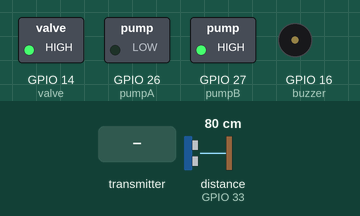
Simulated run of this sketch. Board: ESP32. On the bench: switched loads named in the sketch (green lamp = pin HIGH), buzzer (waves = sounding, pin HIGH). Wiring (inferred from the names in the program): ultrasonic range finder: trigger GPIO 32; echo GPIO 33. Inputs (shaded band) come from the test bench; at power-on: distance to the obstacle (sensor on GPIO 33) 80 cm. The echo pulse lasts 58.3 µs per cm; pins used as bus, display or sensor lines are not drawn.

Above: at 1.2 s.
1.3 s: distance to the obstacle (sensor on GPIO 33) set to 7 cm
3.2 s: distance to the obstacle (sensor on GPIO 33) set to 4 cm
At 4.7 s:
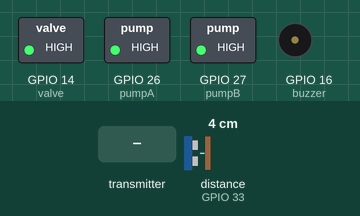
5.5 s: the transmitter starts sending soil1 = 2048
At 6.3 s:
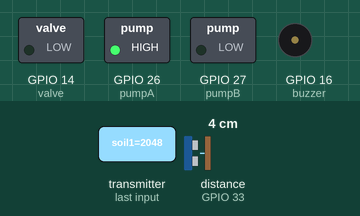
7.5 s: distance to the obstacle (sensor on GPIO 33) set to 9 cm
At 9.0 s:
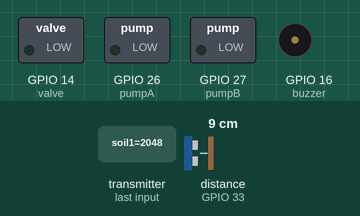
9.5 s: distance to the obstacle (sensor on GPIO 33) set to 2 cm
At 10.6 s:
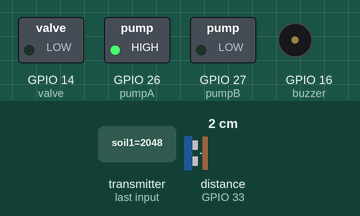
11.5 s: distance to the obstacle (sensor on GPIO 33) set to 18 cm
At 13.4 s:
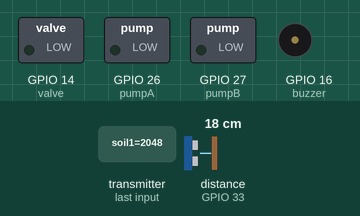
Timing chart, 0 to 14.5 s (numbered marks = the images above; inputs shaded):
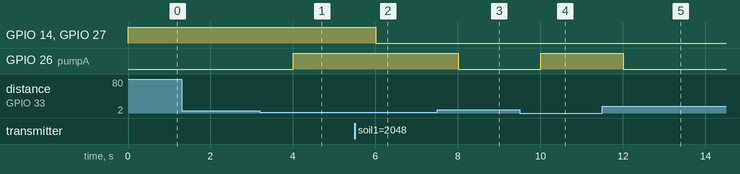

Measured:
- the behaviour switches between 6 and 5 cm on distance to the obstacle (sensor on GPIO 33) (found by bisection; images 0 and 1)
- after the input at 1.3 s, every drawn part: stays the same
- after the input at 3.2 s, GPIO 26 (pumpA): LOW → HIGH after 0.81 s
- after the input at 5.5 s, GPIO 14 (valve), GPIO 27 (pumpB): HIGH → LOW after 0.51 s
- after the input at 7.5 s, GPIO 26 (pumpA): HIGH → LOW after 0.51 s
- after the input at 9.5 s, GPIO 26 (pumpA): LOW → HIGH after 0.51 s
- after the input at 11.5 s, GPIO 26 (pumpA): HIGH → LOW after 0.51 s

The sketch:

NODE-B-FINAL.ino
```cpp
#include <esp_now.h>
#include <WiFi.h>

int pumpA= 26;
int pumpB= 27;
int valve= 14;
int buzzer=16;
int trig= 32;
int echo= 33;

struct Data {
  int soil1;
  int soil2;
  float temp;
  float humidity;
  int motion;
};

Data inData;

int statusA = 0;
int statusB = 0;

void OnDataRecv(const esp_now_recv_info_t * info, const uint8_t * data, int len) {
  memcpy(&inData, data, sizeof(inData));
}

void setup() {
  Serial2.begin(9600, SERIAL_8N1, -1, 17); // send data to uno

  pinMode(pumpA,OUTPUT);
  pinMode(pumpB,OUTPUT);
  pinMode(valve,OUTPUT);
  pinMode(buzzer,OUTPUT);

//high no low yes

  digitalWrite(pumpA,HIGH);
  digitalWrite(pumpB,HIGH);
  digitalWrite(valve ,HIGH);
  digitalWrite(buzzer,LOW);//

  pinMode(trig,OUTPUT);
  pinMode(echo,INPUT);

  WiFi.mode(WIFI_STA);
  esp_now_init();
  esp_now_register_recv_cb(OnDataRecv);
}

void loop() {
  // water level
  digitalWrite(trig,LOW);
  delayMicroseconds(2);
  digitalWrite(trig,HIGH);
  delayMicroseconds(10);
  digitalWrite(trig,LOW);
  float dist =pulseIn(echo,HIGH) * 0.034 / 2; //cm

  if (dist > 5) {
    digitalWrite(pumpA,LOW);
    statusA = 1;
  } else {
    digitalWrite(pumpA,HIGH);
    statusA = 0;
  }

  if (inData.soil1 >2000 ||inData.soil2 >2000) {
    // anything
    digitalWrite(pumpB,LOW);
    digitalWrite(valve,LOW);
    statusB = 1;
  } else {
    digitalWrite(pumpB,HIGH);
    digitalWrite(valve,HIGH);
    statusB =0;
  }

  if (inData.motion == 1) {
    digitalWrite(buzzer,HIGH);
  } else {
    digitalWrite(buzzer,LOW);
  }

Serial2.print(dist);
Serial2.print(",");
Serial2.print(inData.soil1);
Serial2.print(",");
Serial2.print(inData.soil2);
Serial2.print(",");
Serial2.print(inData.temp);
Serial2.print(",");
Serial2.print(inData.humidity);
Serial2.print(",");
Serial2.print(inData.motion);
Serial2.print(",");
Serial2.print(statusA);
Serial2.print(",");
Serial2.println(statusB);

  delay(2000);
}
```
